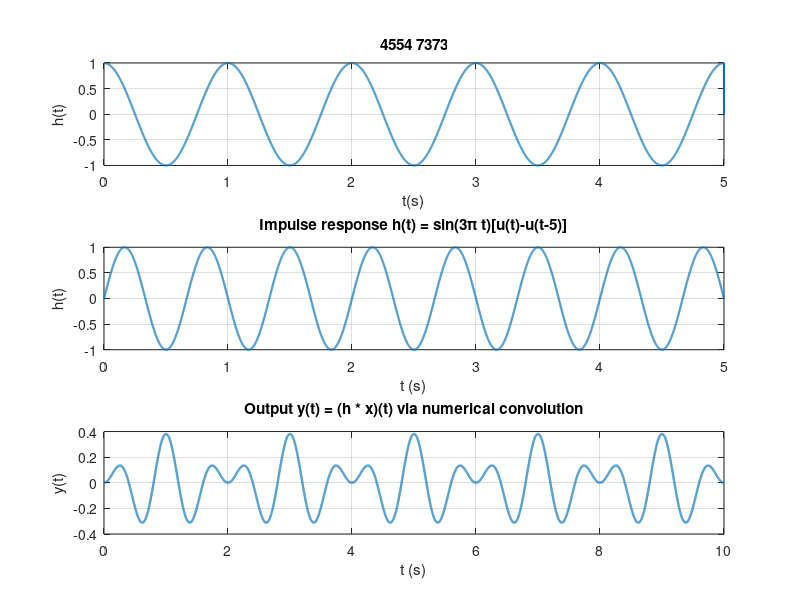

This chart was generated by the following MATLAB code:
fs=2000;
dt=1/fs;
T=5;
t=0:dt:T;
u=@(z) double(z>=0);
w=u(t)-u(t-5);
h=sin(3*pi*t).*w;
x=cos(2*pi*t).*w;
y=conv(h,x,'full')*dt;
ty=0:dt:(2*T);
figure('color','w');
subplot(3,1,1);
plot(t,x,'LineWidth',1.5);
grid on ;
xlabel('t(s)');
ylabel('h(t)');
title('4554 7373');
subplot(3,1,2);
plot(t, h, 'LineWidth', 1.5);
grid on; xlabel('t (s)'); ylabel('h(t)');
title('Impulse response h(t) = sin(3\pi t)[u(t)-u(t-5)]');
subplot(3,1,3);
plot(ty, y, 'LineWidth', 1.6);
grid on; xlabel('t (s)'); ylabel('y(t)');
title('Output y(t) = (h * x)(t) via numerical convolution');
